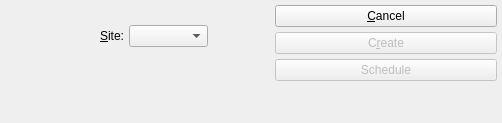
<?xml version="1.0" encoding="UTF-8"?>
<ui version="4.0">
 <comment>
This file is part of the xtmfg Package for xTuple ERP,
and is Copyright (c) 1999-2017 by OpenMFG LLC, d/b/a xTuple.  It
is licensed to you under the xTuple End-User License Agreement (&quot;the
EULA&quot;), the full text of which is available at www.xtuple.com/EULA.
While the EULA gives you access to source code and encourages your
involvement in the development process, this Package is not free
software.  By using this software, you agree to be bound by the
terms of the EULA.
</comment>
 <class>createBufferStatusByItem</class>
 <widget class="QWidget" name="createBufferStatusByItem">
  <property name="geometry">
   <rect>
    <x>0</x>
    <y>0</y>
    <width>502</width>
    <height>123</height>
   </rect>
  </property>
  <property name="windowTitle">
   <string>Run Buffer Status by Item</string>
  </property>
  <layout class="QHBoxLayout">
   <property name="spacing">
    <number>7</number>
   </property>
   <property name="margin">
    <number>5</number>
   </property>
   <item>
    <layout class="QVBoxLayout">
     <property name="spacing">
      <number>0</number>
     </property>
     <item>
      <layout class="QVBoxLayout">
       <property name="spacing">
        <number>5</number>
       </property>
       <item>
        <widget class="ItemCluster" name="_item"/>
       </item>
       <item>
        <layout class="QHBoxLayout">
         <property name="spacing">
          <number>5</number>
         </property>
         <item>
          <layout class="QVBoxLayout">
           <property name="spacing">
            <number>5</number>
           </property>
           <item>
            <widget class="QLabel" name="_warehouseLit">
             <property name="text">
              <string>&amp;Site:</string>
             </property>
             <property name="alignment">
              <set>Qt::AlignRight|Qt::AlignTrailing|Qt::AlignVCenter</set>
             </property>
             <property name="buddy">
              <cstring>_warehouse</cstring>
             </property>
            </widget>
           </item>
          </layout>
         </item>
         <item>
          <layout class="QHBoxLayout">
           <property name="spacing">
            <number>0</number>
           </property>
           <item>
            <layout class="QVBoxLayout">
             <property name="spacing">
              <number>5</number>
             </property>
             <item>
              <layout class="QHBoxLayout">
               <property name="spacing">
                <number>0</number>
               </property>
               <item>
                <widget class="WComboBox" name="_warehouse">
                 <property name="enabled">
                  <bool>true</bool>
                 </property>
                </widget>
               </item>
               <item>
                <spacer>
                 <property name="sizeType">
                  <enum>QSizePolicy::Preferred</enum>
                 </property>
                 <property name="sizeHint" stdset="0">
                  <size>
                   <width>20</width>
                   <height>20</height>
                  </size>
                 </property>
                </spacer>
               </item>
              </layout>
             </item>
            </layout>
           </item>
           <item>
            <spacer>
             <property name="sizeType">
              <enum>QSizePolicy::Expanding</enum>
             </property>
             <property name="sizeHint" stdset="0">
              <size>
               <width>20</width>
               <height>20</height>
              </size>
             </property>
            </spacer>
           </item>
          </layout>
         </item>
        </layout>
       </item>
      </layout>
     </item>
     <item>
      <spacer>
       <property name="sizeType">
        <enum>QSizePolicy::Expanding</enum>
       </property>
       <property name="sizeHint" stdset="0">
        <size>
         <width>20</width>
         <height>16</height>
        </size>
       </property>
      </spacer>
     </item>
    </layout>
   </item>
   <item>
    <layout class="QHBoxLayout">
     <property name="spacing">
      <number>0</number>
     </property>
     <item>
      <spacer>
       <property name="sizeType">
        <enum>QSizePolicy::Expanding</enum>
       </property>
       <property name="sizeHint" stdset="0">
        <size>
         <width>20</width>
         <height>20</height>
        </size>
       </property>
      </spacer>
     </item>
     <item>
      <layout class="QVBoxLayout">
       <property name="spacing">
        <number>5</number>
       </property>
       <item>
        <widget class="QPushButton" name="_close">
         <property name="text">
          <string>&amp;Cancel</string>
         </property>
        </widget>
       </item>
       <item>
        <widget class="QPushButton" name="_create">
         <property name="enabled">
          <bool>false</bool>
         </property>
         <property name="text">
          <string>C&amp;reate</string>
         </property>
         <property name="default">
          <bool>true</bool>
         </property>
        </widget>
       </item>
       <item>
        <widget class="QPushButton" name="_submit">
         <property name="enabled">
          <bool>false</bool>
         </property>
         <property name="text">
          <string>Schedule</string>
         </property>
        </widget>
       </item>
       <item>
        <spacer>
         <property name="sizeType">
          <enum>QSizePolicy::Expanding</enum>
         </property>
         <property name="sizeHint" stdset="0">
          <size>
           <width>20</width>
           <height>20</height>
          </size>
         </property>
        </spacer>
       </item>
      </layout>
     </item>
    </layout>
   </item>
  </layout>
 </widget>
 <layoutdefault spacing="6" margin="11"/>
 <pixmapfunction>qPixmapFromMimeSource</pixmapfunction>
 <customwidgets>
  <customwidget>
   <class>ItemCluster</class>
   <extends>QWidget</extends>
   <header>itemcluster.h</header>
  </customwidget>
  <customwidget>
   <class>WComboBox</class>
   <extends>XComboBox</extends>
   <header>wcombobox.h</header>
  </customwidget>
  <customwidget>
   <class>XComboBox</class>
   <extends>QComboBox</extends>
   <header>xcombobox.h</header>
  </customwidget>
 </customwidgets>
 <tabstops>
  <tabstop>_item</tabstop>
  <tabstop>_warehouse</tabstop>
  <tabstop>_create</tabstop>
  <tabstop>_close</tabstop>
 </tabstops>
 <resources/>
 <connections>
  <connection>
   <sender>_item</sender>
   <signal>valid(bool)</signal>
   <receiver>_create</receiver>
   <slot>setEnabled(bool)</slot>
   <hints>
    <hint type="sourcelabel">
     <x>20</x>
     <y>20</y>
    </hint>
    <hint type="destinationlabel">
     <x>337</x>
     <y>61</y>
    </hint>
   </hints>
  </connection>
  <connection>
   <sender>_item</sender>
   <signal>newId(int)</signal>
   <receiver>_warehouse</receiver>
   <slot>findItemsites(int)</slot>
   <hints>
    <hint type="sourcelabel">
     <x>20</x>
     <y>20</y>
    </hint>
    <hint type="destinationlabel">
     <x>104</x>
     <y>103</y>
    </hint>
   </hints>
  </connection>
  <connection>
   <sender>_close</sender>
   <signal>clicked()</signal>
   <receiver>createBufferStatusByItem</receiver>
   <slot>close()</slot>
   <hints>
    <hint type="sourcelabel">
     <x>337</x>
     <y>27</y>
    </hint>
    <hint type="destinationlabel">
     <x>20</x>
     <y>20</y>
    </hint>
   </hints>
  </connection>
  <connection>
   <sender>_item</sender>
   <signal>valid(bool)</signal>
   <receiver>_submit</receiver>
   <slot>setEnabled(bool)</slot>
   <hints>
    <hint type="sourcelabel">
     <x>178</x>
     <y>43</y>
    </hint>
    <hint type="destinationlabel">
     <x>380</x>
     <y>83</y>
    </hint>
   </hints>
  </connection>
 </connections>
</ui>
